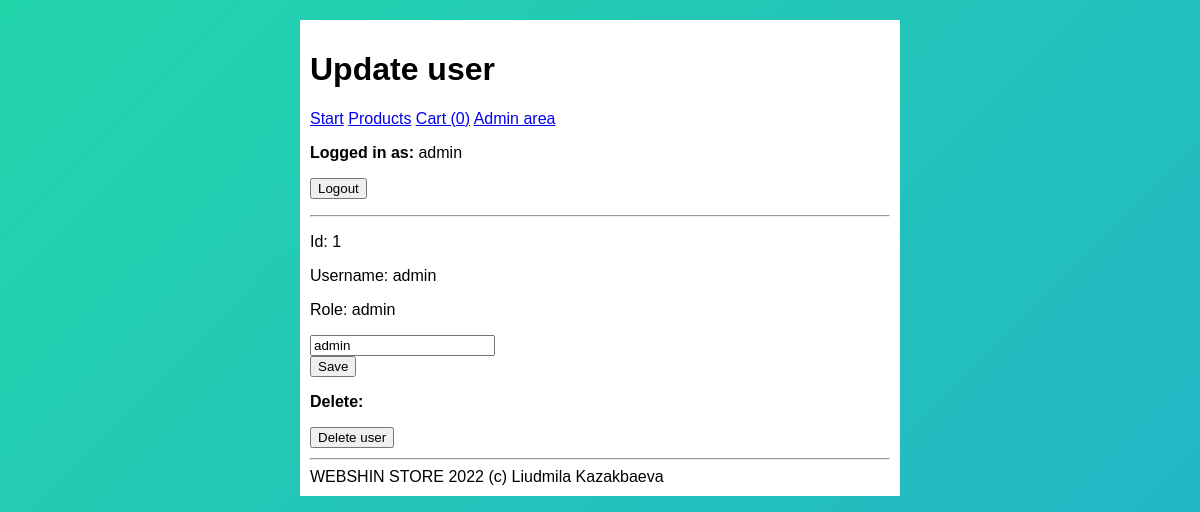
/pages/admin-user.php?id=1 (signed in), run on the app's committed database.
### tables this page shows
CREATE TABLE IF NOT EXISTS `users` (
  `id` int NOT NULL AUTO_INCREMENT,
  `username` varchar(40) NOT NULL,
  `password-hash` varchar(400) NOT NULL,
  `role` varchar(40) NOT NULL,
  PRIMARY KEY (`id`)
);

### classes/Database.php (called while the page is built, shortened)
<?php
class Database{
    private $host = "localhost";
    private $user = "root";
    private $pass = "1234";
    private $db = "shop-db";
    public function __construct()
    {
        $this->conn = mysqli_connect($this->host, $this->user, $this->pass, $this->db);
    }
}
?>

### classes/UsersDatabase.php (called while the page is built, shortened)
<?php
require_once __DIR__ . "/Database.php";
require_once __DIR__ . "/User.php";
class UsersDatabase extends Database{
    public function get_one_by_id($id){
        $query = "SELECT * FROM users WHERE id = ?";
        $stmt = mysqli_prepare($this->conn, $query);
        $stmt->bind_param("i", $id);
        $stmt->execute();
        $result = $stmt->get_result();
        $db_user = mysqli_fetch_assoc($result);
        $user = null;
        if($db_user){
            $user = new User($db_user["username"], $db_user["role"], $db_user["id"]);
            $user->set_password_hash($db_user["password-hash"]);
        }
        return $user;
    }
}
?>

### classes/User.php (called while the page is built, shortened)
<?php
class User{
    public function __construct($username, $role, $id = 0)
    {
        if($id > 0){
            $this->id = $id;
        }
        $this->username = $username;
        $this->role = $role;
    }
}

### pages/admin-user.php (the view, shortened to what this page needs)
<?php
require_once __DIR__ . "/../classes/Template.php";
require_once __DIR__ . "/../classes/User.php";
require_once __DIR__ . "/../classes/UsersDatabase.php";
$id = $_GET["id"];
$users_db = new UsersDatabase();
$user = $users_db->get_one_by_id($id);
Template::header("Update user");
if ($user == null) : ?>
    <h2>No user found</h2>
<?php else : ?>
    <div>
        <p>Id: <?= $user->id ?></p>
        <p>Username: <?= $user->username ?></p>
        <p>Role: <?= $user->role ?></p>
    </div>
    <form action="/php-webstore/admin-scripts/post-update-user.php?id=<?= $_GET["id"] ?>" method="post" enctype="multipart/form-data">
        <input type="text" name="role" placeholder="Role" value="<?= $user->role ?>"> <br>
        <input type="submit" value="Save">
    </form>
    <p><b>Delete:</b></p>
    <form action="/php-webstore/admin-scripts/post-delete-user.php" method="post">
        <input type="submit" value="Delete user">
    </form>
<?php
endif;
Template::footer();
?>

### classes/Template.php (shortened to what this page needs)
<?php
require_once __DIR__ . "/User.php";
class Template
{
    public static function header($title)
    {
        $is_logged_in = isset($_SESSION["user"]);
        $logged_in_user = $is_logged_in ? $_SESSION["user"] : null;
        $is_admin = $is_logged_in && ($logged_in_user->role == "admin");
        $cart_count = isset($_SESSION["cart"]) ? count($_SESSION["cart"]) : 0;
?>
        <!DOCTYPE html>
        <html lang="en">
        <head>
            <link rel="stylesheet" href="/php-webstore/assets/style.css">
        </head>
        <body>
            <h1><?= $title ?></h1>
            <nav>
                <a href="/php-webstore">Start</a>
                <a href="/php-webstore/pages/products.php">Products</a>
                <a href="/php-webstore/pages/cart.php">Cart (<?= $cart_count ?>)</a>
                <?php if (!$is_logged_in) : ?>
                    <a href="/php-webstore/pages/login.php">Login</a>
                    <a href="/php-webstore/pages/register.php">Register</a>
                <?php elseif ($is_admin) : ?>
                    <a href="/php-webstore/pages/admin.php">Admin area</a>
                <?php elseif ($is_logged_in && !$is_admin) : ?>
                        <a href="/php-webstore/pages/order.php">My Orders </a>
                <?php endif; ?>
            </nav>
            <?php if ($is_logged_in) : ?>
                <p>
                    <b>Logged in as:</b>
                    <?= $logged_in_user->username ?>
                <form action="/php-webstore/scripts/post-logout.php" method="post">
                    <input type="submit" value="Logout">
                </form>
                </p>
            <?php endif; ?>
            <hr>
        <?php }
    public static function footer()
    {
        ?>
            <hr>
            <footer>
                WEBSHIN STORE 2022 (c) Liudmila Kazakbaeva
            </footer>
        </body>
        </html>
<?php }
}

### assets/style.css (style rules this page uses)
* { font-family: Arial, Helvetica, sans-serif; box-sizing: border-box; }
html { background: linear-gradient(-45deg, #ee7752, #e73c7e, #23a6d5, #23d5ab); background-size: 400% 400%; animation: gradient 15s ease infinite; height: 100vh; }
body { background: white; max-width: 600px; margin: 20px auto; padding: 10px; }
form { margin: 10px 0; }

### data on the page
users: username "admin", id "1", role "admin"

### other printed values
$title "Update user"
$cart_count "0"
